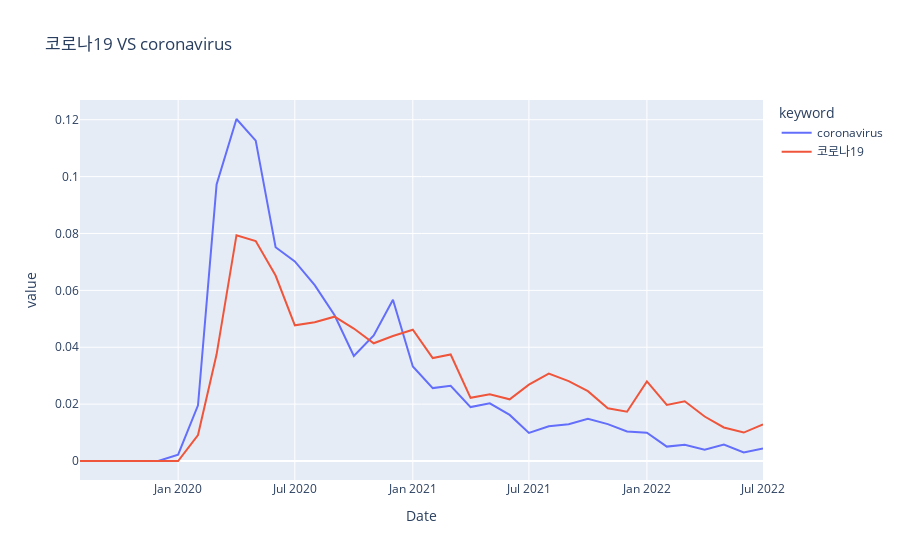

Write notebook code for a chart like this one.
### Code cell
key_k = '코로나19'
key_e = 'coronavirus'
keyCmp(key_k,key_e,df_ks.iloc[:,12:],df_es)
